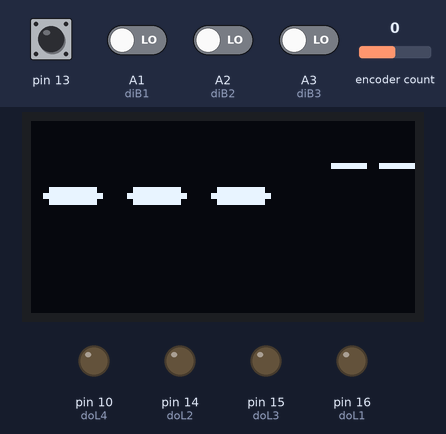
The sketch below on a simulated Arduino Leonardo, built with avr-gcc and run on an emulated ATmega32U4. Parts: 128×64 one-colour display, output pins drawn as LEDs (lit = HIGH). The inputs (shaded band) are chosen by the test bench; at power-on: pin 13 HIGH, A1 (diB1), A2 (diB2), A3 (diB3) LOW, encoder count 0.

Above: at 3.2 s.
3.3 s: encoder count set to 1
At 4.1 s:
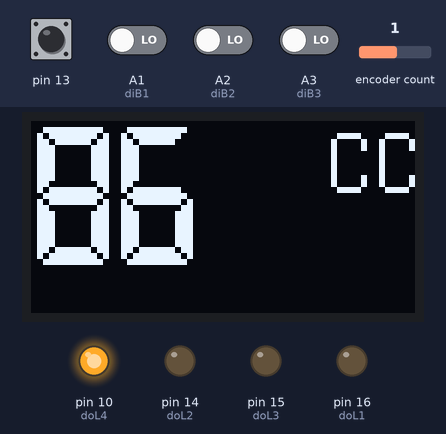
5.7 s: A3 (diB3) driven HIGH
At 6.5 s:
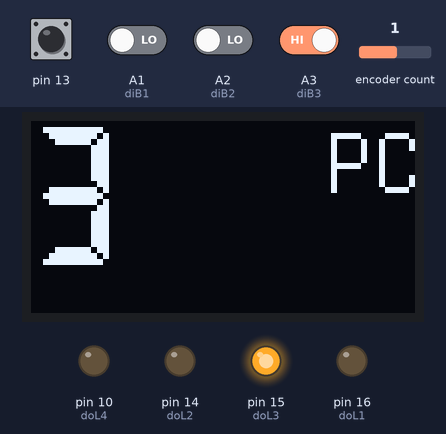
8.1 s: A1 (diB1) driven HIGH
At 8.9 s:
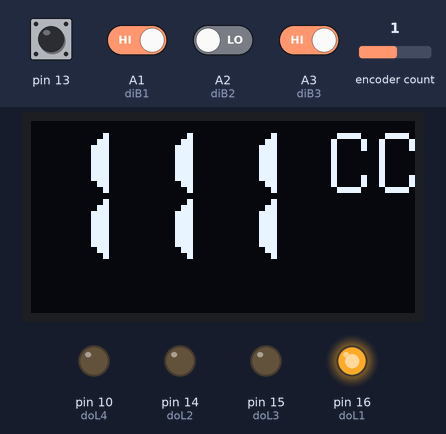
10.5 s: A2 (diB2) driven HIGH
At 11.0 s:
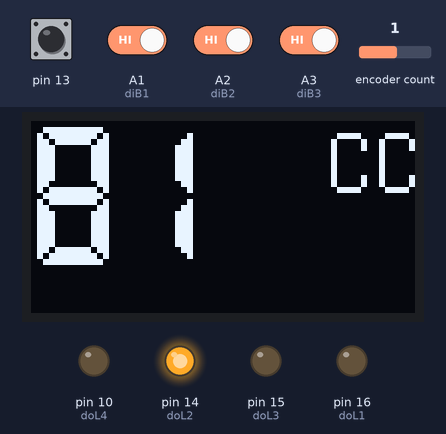
12.9 s: encoder count set to 0
At 13.7 s:
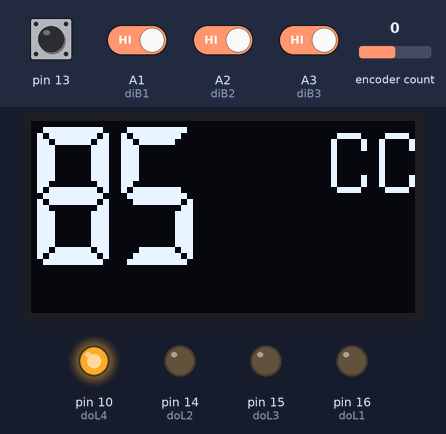
Timing chart, 0 to 15.9 s (numbered marks = the images above; inputs shaded):
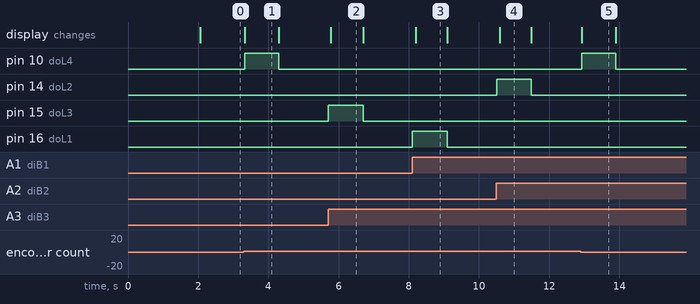

Measured:
- after the input at 3.3 s, pin 10 (doL4): LOW → HIGH at once, → LOW 0.97 s later; the display: changes at once (image 1)
- after the input at 5.7 s, pin 15 (doL3): LOW → HIGH at once, → LOW 1.0 s later; the display: changes after 0.08 s (image 2)
- after the input at 8.1 s, pin 16 (doL1): LOW → HIGH at once, → LOW 1.0 s later; the display: changes after 0.10 s (image 3)
- after the input at 10.5 s, pin 14 (doL2): LOW → HIGH at once, → LOW 1.0 s later; the display: changes after 0.09 s (image 4)
- after the input at 12.9 s, pin 10 (doL4): LOW → HIGH at once, → LOW 0.97 s later; the display: changes at once (image 5)
- what the display in image 1 shows lasts 1.0 s, from 3.3 s to 4.3 s
- what the display in image 2 shows lasts 0.9 s, from 5.8 s to 6.7 s

The sketch:

serialMidiPedal.ino
```cpp
/*
 * Midi pedal board, needs software installed for emulating midi
 *
 * Author: Denis Leskovar
 * Email: dumr666@gmail.com
 *
 * Known bugs:
 * - Dont know what happen when encoder position comes to -32768 and goes to +
 *        (dont want to test this, please do if you want)
 */

// Includes
// Arduino official libs

#include <SPI.h>
#include <Wire.h>
#include <MIDIUSB.h>
#include <EasyButton.h>
#include <Encoder.h>
#include <SSD1306Ascii.h>
#include <SSD1306AsciiWire.h>
// custom libs
#include "ioDlib.h"

// Defines
// IO Defines
// LED defines
#define doL1 16
#define doL2 14
#define doL3 15
#define doL4 10
// LED states
short doL1s = LOW;
short doL2s = LOW;
short doL3s = LOW;
short doL4s = LOW;

// Button Defines
#define diB1 A1
#define diB2 A2
#define diB3 A3
#define diB4 A0
unsigned long buttonDebounceTime = 20; // how long to wait for debounce
EasyButton diBut1(diB1, buttonDebounceTime, false, false);
EasyButton diBut2(diB2, buttonDebounceTime, false, false);
EasyButton diBut3(diB3, buttonDebounceTime, false, false);
EasyButton diBut4(diB4, buttonDebounceTime, true, false);

// Encoder defines
//#define enc1 1
//#define enc2 0
Encoder enc1(1, 0);

int enc1PosOld = 0;
int enc1Pos = 0;
uint8_t encTimerTick = 0;
bool encOperation = false;

// OLED Variables
#define SCREEN_WIDTH 128 // OLED display width, in pixels
#define SCREEN_HEIGHT 64 // OLED display height, in pixels
// Define proper RST_PIN if required.
#define RST_PIN -1
// 0X3C+SA0 - 0x3C or 0x3D
#define I2C_ADDRESS 0x3C
SSD1306AsciiWire oled;
// Declaration for an SSD1306 display connected to I2C (SDA, SCL pins)

#define MIDI_CHAN 1
long longTickCnt = 0;
// ioDLib init
int timer1TickCounter = 0;
int oledBlankTick = 0;
ioDlib pin;

// Button array
bool operationProgress = false;
bool inStates[] = {false, false, false, false};
bool inOldStates[] = {false, false, false, false};
bool inChangedStates[] = {false, false, false, false};
uint8_t inArrayLength = (sizeof(inChangedStates) / sizeof(inChangedStates[0]));

// LED array
uint8_t outStates[] = {false, false, false, false};
uint8_t outStateTick[] = {0, 0, 0, 0};
uint8_t outLEDs[] = {doL1, doL2, doL3, doL4};

//MIDI specific stuffW
uint8_t ccCommands[] = {111, 81, 3, 4};
int ccType[] = {1, 1, 2, 2};
uint8_t encCCComands[] = {85, 86};
int encCCType[] = {1, 1};

/**************************************************/
/*******   SETUP   ********************************/
/*******   LOOP    *******************************/
/**************************************************/
void setup()
{
  Serial.begin(115200);
  setupIOs();
  setupOled();
  pin.setupTimer1(); // setup interrupt
}

/**************************************************/
/********  MAIN   *********************************/
/********  LOOP   *********************************/
/**************************************************/
void loop()
{
  readInputs();
  lightLED();
  oneSecond();
  if (timer1Tick == true)
  {
    countStateTick();
    setChanges();
    //printMillis();
    //printInputs();
    resetChangedStates();
    timer1TickCounter++;
    if (timer1TickCounter == 10)
    {
      //printInputs();
      digitalWrite(13, !digitalRead(13));
      timer1Second();
    }
    //digitalWrite(doL4, !digitalRead(doL4));
    timer1Tick = false;
  }
  //Serial.println(pin.retard);
}

/*************************/
/********** END **********/
/*************************/

/***************************************/
/*******   FUNCTION DEFINITONS   *******/
// Check states with previous states

// Setup inputs outputs
void setupIOs()
{
  // setup four out leds
  pinMode(doL1, OUTPUT);
  pinMode(doL2, OUTPUT);
  pinMode(doL3, OUTPUT);
  pinMode(doL4, OUTPUT);

  // setup three in Buttons
  diBut1.begin();
  diBut2.begin();
  diBut3.begin();
}

// Setup OLED1306 with Adafruit_SSD1306
void setupOled()
{
  Wire.begin();
  Wire.setClock(400000L);

#if RST_PIN >= 0
  oled.begin(&Adafruit128x64, I2C_ADDRESS, RST_PIN);
#else  // RST_PIN >= 0
  oled.begin(&Adafruit128x64, I2C_ADDRESS);
#endif // RST_PIN >= 0
  oled.setFont(Stang5x7);
  oled.set2X();
  oled.clear();
  //oled.setLetterSpacing(0);
  oled.setCursor(0, 0);
  oled.print("DOOM_er");
  oled.setCursor(0, 4);
  oled.print("GUITARINO!");
  delay(2000);
  oled.clear();
  writeOledBlank();
  oledBlankTick = 11;
}

void sendMidiCommand(byte cmdNum, int cmdType)
{
  switch (cmdType)
  {
  case 1:
    controlChange(MIDI_CHAN, cmdNum, 127);
    printCommandNum(cmdNum, "CC");
    break;
  case 2:
    programChange(MIDI_CHAN, cmdNum);
    printCommandNum(cmdNum, "PC");
    break;
  }
}

void controlChange(byte channel, byte control, byte value)
{
  channel -= 1;
  midiEventPacket_t event = {0x0B, 0xB0 | channel, control, value};
  MidiUSB.sendMIDI(event);
  MidiUSB.flush();
}

void programChange(byte channel, byte program)
{
  // Array start at 0 :D
  channel -= 1;
  midiEventPacket_t msg = {0x0C, 0xC0 | channel, program, 0};
  MidiUSB.sendMIDI(msg);
  MidiUSB.flush();
}

void printCommandNum(uint8_t num, String type)
{
  oled.clear();
  oled.setFont(lcdnums14x24);
  oled.set2X();
  oled.home();
  oled.print(num);
  oled.setFont(ZevvPeep8x16);
  oled.setCursor(100, 0);
  oled.set2X();
  oled.print(type);
}

void writeOledBlank()
{
  oled.clear();
  oled.setFont(lcdnums14x24);
  oled.set2X();
  oled.home();
  oled.print("---");
  oled.setFont(ZevvPeep8x16);
  oled.setCursor(100, 0);
  oled.set2X();
  oled.print("--");
}

void readInputs()
{

  diBut1.read();
  diBut2.read();
  diBut3.read();

  inStates[0] = diBut1.wasPressed();
  inStates[1] = diBut2.wasPressed();
  inStates[2] = diBut3.wasPressed();
  inStates[4] = diBut4.wasPressed();

  for (uint8_t i = 0; i < inArrayLength; i++)
  {
    if ((inStates[i] == true) && (inChangedStates[i] == false))
    {
      inChangedStates[i] = inStates[i];
    }
    if (inStates[i] == true)
    {
      oledBlankTick = 0;
      outStateTick[i] = 0;
      outStates[i] = true;
    }
  }
  // Read encoder
  enc1PosOld = enc1Pos;
  readEncoder();
}

void readEncoder()
{
  enc1Pos = enc1.read();
  enc1Pos /= 4;
  uint8_t opNum = 5;
  if (!(enc1Pos == enc1PosOld))
  {
    if (enc1Pos > enc1PosOld)
    {
      opNum = 1;
    }
    else
    {
      opNum = 0;
    }
  }
  if (opNum < 5)
  {
    sendMidiCommand(encCCComands[opNum], encCCType[opNum]);
    oledBlankTick = 0;
    encTimerTick = 0;
    encOperation = true;
    outStates[3] = true;
    outStateTick[3] = 0;
    opNum = 5;
  }
}

void countStateTick()
{
  if (oledBlankTick < 11)
  {
    oledBlankTick += 1;
  }

  if (encOperation == true)
  {
    encTimerTick += 1;
  }
  for (uint8_t i = 0; i < inArrayLength; i++)
  {
    if (outStates[i] == true)
    {
      outStateTick[i] += 1;
    }
  }
}

void resetChangedStates()
{
  for (uint8_t i = 0; i < inArrayLength; i++)
  {
    inChangedStates[i] = false;
  }
}

void setChanges()
{
  for (uint8_t i = 0; i < inArrayLength; i++)
  {
    if (inChangedStates[i] == true)
    {
      sendMidiCommand(ccCommands[i], ccType[i]);
    }
  }
}

void lightLED()
{
  for (uint8_t i = 0; i < inArrayLength; i++)
  {
    digitalWrite(outLEDs[i], outStates[i]);
  }
}

// Finish stuff after one second
void oneSecond()
{
  if (oledBlankTick == 10)
  {
    writeOledBlank();
    oledBlankTick = 11;
  }

  if ((encTimerTick > 9) && (encOperation == true))
  {
    encOperation = false;
  }

  for (uint8_t i = 0; i < inArrayLength; i++)
  {
    if (outStateTick[i] > 9)
    {
      outStates[i] = false;
    }
  }
}

void timer1Second()
{
  longTickCnt++;
  // Set counter for 10hz to 0
  timer1TickCounter = 0;
}

void printInputs()
{
  Serial.print("B1:");
  Serial.print(inChangedStates[0]);
  Serial.print("\t");
  Serial.print("B2:");
  Serial.print(inChangedStates[1]);
  Serial.print("\t");
  Serial.print("B3:");
  Serial.print(inChangedStates[2]);
  Serial.print("\t");
  Serial.print("B4:");
  Serial.print(inChangedStates[3]);
  Serial.println("\t");
}
```

ioDlib.cpp
```cpp
// (licence header left out)
#include <Arduino.h>
#include "ioDlib.h"
// Define global vars
// Timer stuff
bool timer1Tick = false;
bool timer1Toggle = false;
// Millis stuff
int newMillis = 0;
int oldMillis = 0;
int diffMillis = 0;

// Buttons stuff

ioDlib::ioDlib()
{
    __asm__("nop\n\t");
}

/*******   INTERRUPT ROUTINES   *******/
// Setup timer for 10 ms inttrrupt
void ioDlib::setupTimer1()
{
    noInterrupts();
    TCCR1A = 0; // set entire TCCR1A register to 0
    TCCR1B = 0; // same for TCCR1B
    TCNT1 = 0;  // initialize counter value to 0
        // 10 Hz (16000000/((6249+1)*256))
    OCR1A = 6249;
    // CTC
    TCCR1B |= (1 << WGM12);
    // Prescaler 256
    TCCR1B |= (1 << CS12);
    // Output Compare Match A Interrupt Enable
    TIMSK1 |= (1 << OCIE1A);
    interrupts();
}

// Main interrupt routine for Timer 1
ISR(TIMER1_COMPA_vect)
{
    ioDlib::OCR1A_ISR();
}

// Class interrupt routine for Timer 1
void ioDlib::OCR1A_ISR()
{
    timer1Tick = true;
    timer1Toggle = !timer1Toggle;
}

// Clear interrupt T1 tick
void ioDlib::clearT1Tick()
{
    timer1Tick = false;
}

// Clear interrupt T1 toggle
void ioDlib::clearT1Toggle()
{
    timer1Toggle = false;
}

// Calculate millis
void ioDlib::calculateMillis(bool serialPrint)
{

    oldMillis = newMillis;
    newMillis = millis();
    diffMillis = newMillis - oldMillis;

    if (serialPrint == true)
    {
        serialPrintMillis();
    }
}

// Print millis
void ioDlib::serialPrintMillis()
{
    Serial.print("Old:");
    Serial.print(oldMillis);
    Serial.print("\t|\t New: ");
    Serial.print(newMillis);
    Serial.print("\t|\tDiff: ");
    Serial.print(diffMillis);
    Serial.print("\t|\tToogle val: ");
    Serial.print(timer1Toggle);
    Serial.print("\n");
}
```

ioDlib.h
```cpp
// (licence header left out)
#ifndef _ioDlib_h
#define _ioDlib_h

#include <Arduino.h>
// helpers define
#define ON true
#define OFF false
#define IN INPUT
#define OUT OUTPUT

// variables
extern bool timer1Tick;
extern bool timer1Toggle;
extern int newMillis;
extern int oldMillis;
extern int diffMillis;

class ioDlib
{
public:
  ioDlib();                                         //Constructor. attach pin to blink
   // Timers and millis
  void setupTimer1();                     // setup Timer 1
  static void OCR1A_ISR();                // class interrupt routine
  void clearT1Tick();                     // clear timer1Tick var to false
  void clearT1Toggle();                   // clear toggle boolean
  void serialPrintMillis();               // print millis
  void calculateMillis(bool serialPrint); // calculate Millis

private:
  uint8_t pinNumber;
};

#endif
```
